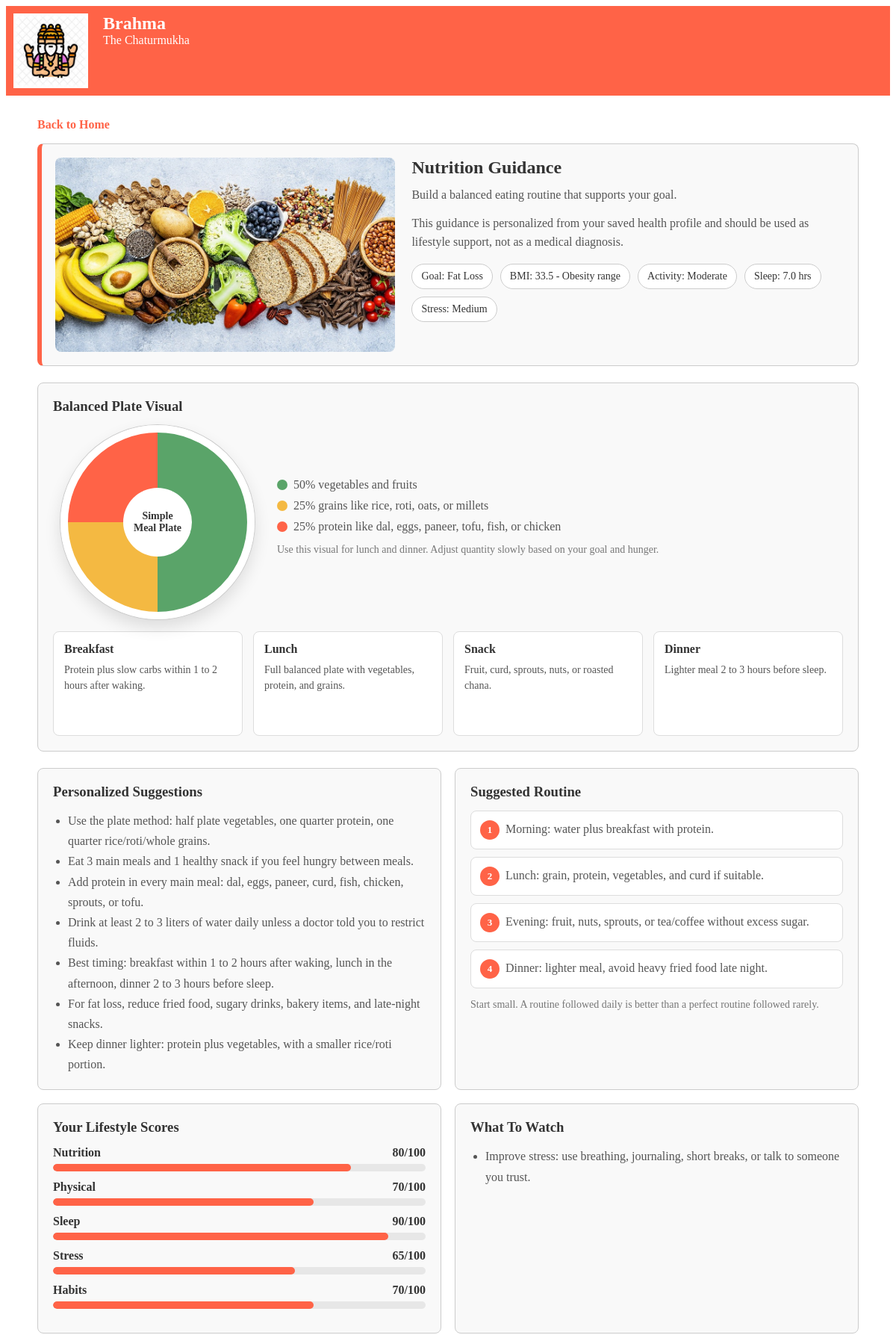
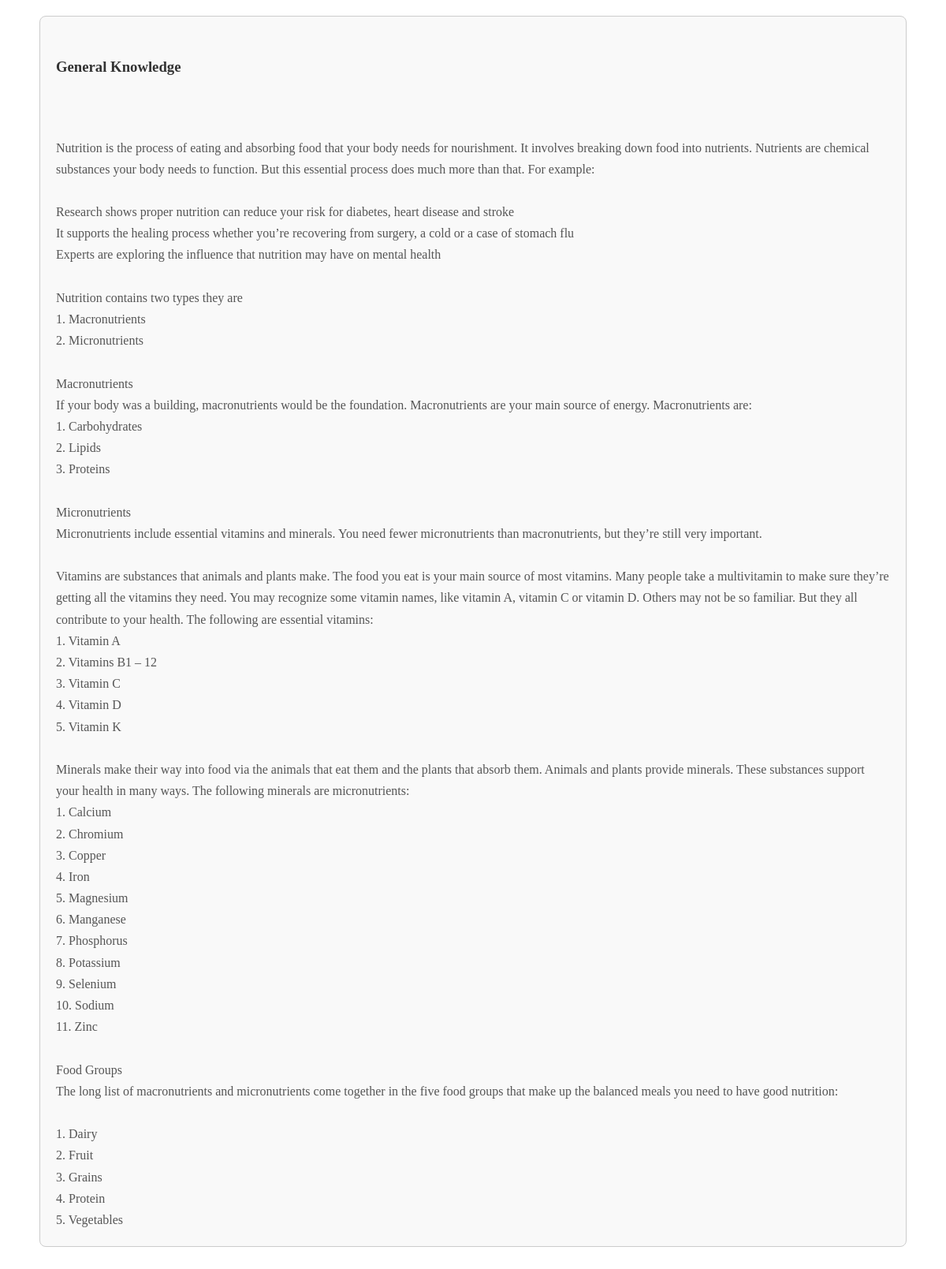
Page /nutrition (signed in) on the committed database (2 pictures, top to bottom).
### tables this page shows
CREATE TABLE health_profiles (
                  id integer primary key autoincrement,
                  user_id integer not null unique,
                  age integer not null,
                  gender text not null,
                  height real not null,
                  weight real not null,
                  goal text not null,
                  activity_level text not null,
                  sleep_hours real not null,
                  stress_level text not null,
                  food_habit text,
                  water_intake real,
                  smoking text,
                  alcohol text,
                  medical_conditions text,
                  foreign key (user_id) references users(id)
                  );

### app.py (the view)
@app.route('/nutrition')
def nutrition():
    return show_guidance('nutrition')

### app.py (called while the page is built)
def get_health_profile(user_id):
    conn = sqlite3.connect("database.db")
    conn.row_factory = sqlite3.Row
    cursor = conn.cursor()
    cursor.execute(
        "select * from health_profiles where user_id=?",
        (user_id,)
    )
    profile = cursor.fetchone()
    conn.close()
    return profile

def read_static_text(filename):
    with io.open(os.path.join('static', filename), 'r', encoding='utf-8') as file:
        return file.read()

### templates/guidance.html (shortened to what this page needs)
{% extends "base.html" %}
{% block content %}
<div class="guidance-page">
    <a href="/home" class="back-link">Back to Home</a>
    <div class="hero-panel">
        <img src="{{ url_for('static', filename=page.image) }}">
        <div class="hero-content">
            <h2>{{ page.title }}</h2>
            <p>{{ guidance.focus }}</p>
            <p>
                This guidance is personalized from your saved health profile and should be used
                as lifestyle support, not as a medical diagnosis.
            </p>
            <div class="profile-tags">
                <span class="tag">Goal: {{ profile['goal'].replace('_', ' ').title() }}</span>
                <span class="tag">BMI: {{ guidance.analysis.bmi }} - {{ guidance.analysis.bmi_status }}</span>
                <span class="tag">Activity: {{ profile['activity_level'].title() }}</span>
                <span class="tag">Sleep: {{ profile['sleep_hours'] }} hrs</span>
                <span class="tag">Stress: {{ profile['stress_level'].title() }}</span>
            </div>
        </div>
    </div>
    <div class="visual-board">
        {% if page.category == 'nutrition' %}
        <h3>Balanced Plate Visual</h3>
        <div class="plate-layout">
            <div class="plate">
                <div class="plate-center">Simple Meal Plate</div>
            </div>
            <div>
                <div class="legend-row"><span class="legend-dot green"></span>50% vegetables and fruits</div>
                <div class="legend-row"><span class="legend-dot yellow"></span>25% grains like rice, roti, oats, or millets</div>
                <div class="legend-row"><span class="legend-dot red"></span>25% protein like dal, eggs, paneer, tofu, fish, or chicken</div>
                <p class="health-note">Use this visual for lunch and dinner. Adjust quantity slowly based on your goal and hunger.</p>
            </div>
        </div>
        <div class="visual-grid" style="margin-top: 16px;">
            <div class="visual-tile"><strong>Breakfast</strong><span>Protein plus slow carbs within 1 to 2 hours after waking.</span></div>
            <div class="visual-tile"><strong>Lunch</strong><span>Full balanced plate with vegetables, protein, and grains.</span></div>
            <div class="visual-tile"><strong>Snack</strong><span>Fruit, curd, sprouts, nuts, or roasted chana.</span></div>
            <div class="visual-tile"><strong>Dinner</strong><span>Lighter meal 2 to 3 hours before sleep.</span></div>
        </div>
        {% endif %}
    </div>
    <div class="guidance-grid">
        <div class="guidance-card">
            <h3>Personalized Suggestions</h3>
            <ul class="guidance-list">
                {% for recommendation in guidance.recommendations %}
                <li>{{ recommendation }}</li>
                {% endfor %}
            </ul>
        </div>
        <div class="guidance-card">
            <h3>Suggested Routine</h3>
            <div class="action-list">
                {% for item in guidance.routine %}
                <div class="action-item"><strong>{{ loop.index }}</strong>{{ item }}</div>
                {% endfor %}
            </div>
            <p class="health-note">
                Start small. A routine followed daily is better than a perfect routine followed rarely.
            </p>
        </div>
        <div class="guidance-card">
            <h3>Your Lifestyle Scores</h3>
            {% for item in guidance.analysis.scores %}
            <div class="score-row">
                <div class="score-top">
                    <span>{{ item.name }}</span>
                    <span>{{ item.score }}/100</span>
                </div>
                <div class="score-bar">
                    <div class="score-fill" data-score="{{ item.score }}"></div>
                </div>
            </div>
            {% endfor %}
        </div>
        <div class="guidance-card">
            <h3>What To Watch</h3>
            <ul class="guidance-list">
                {% for suggestion in guidance.analysis.suggestions %}
                <li>{{ suggestion }}</li>
                {% endfor %}
            </ul>
        </div>
    </div>
    <div class="general-text">
        <h3>General Knowledge</h3>
        {{ general_text }}
    </div>
</div>
{% endblock %}

### templates/guidance.html (style rules this page uses)
.guidance-page { max-width: 1100px; margin: 30px auto; padding: 0 20px; }
.back-link { display: inline-block; margin-bottom: 16px; color: tomato; font-weight: bold; text-decoration: none; }
.hero-panel { display: grid; grid-template-columns: 1.1fr 1.4fr; gap: 22px; align-items: stretch; border: 1px solid #ccc; border-left: 6px solid tomato; border-radius: 8px; background-color: #f9f9f9; padding: 18px; margin-bottom: 22px; }
.hero-panel img { width: 100%; height: 260px; object-fit: cover; border-radius: 8px; }
.hero-content h2 { margin: 0 0 10px; color: #333; }
.hero-content p { color: #555; line-height: 1.6; margin: 0 0 12px; }
.profile-tags { display: flex; flex-wrap: wrap; gap: 10px; margin-top: 16px; }
.tag { border: 1px solid #ccc; border-radius: 20px; background-color: white; color: #333; padding: 8px 12px; font-size: 14px; }
.guidance-grid { display: grid; grid-template-columns: 1fr 1fr; gap: 18px; margin-bottom: 22px; }
.guidance-card { border: 1px solid #ccc; border-radius: 8px; background-color: #f9f9f9; padding: 20px; }
.guidance-card h3 { margin: 0 0 14px; color: #333; }
.visual-board { border: 1px solid #ccc; border-radius: 8px; background-color: #f9f9f9; padding: 20px; margin-bottom: 22px; }
.visual-board h3 { margin: 0 0 14px; color: #333; }
.visual-grid { display: grid; grid-template-columns: repeat(4, 1fr); gap: 14px; }
.visual-tile { border: 1px solid #ddd; border-radius: 8px; background-color: white; padding: 14px; min-height: 110px; }
.visual-tile strong { display: block; color: #333; margin-bottom: 8px; }
.visual-tile span { color: #555; line-height: 1.5; font-size: 14px; }
.plate-layout { display: grid; grid-template-columns: 280px 1fr; gap: 20px; align-items: center; }
.plate { width: 240px; height: 240px; border-radius: 50%; margin: auto; border: 10px solid white; box-shadow: 0 0 0 1px #ccc, 0 10px 22px rgba(0, 0, 0, 0.12); background: conic-gradient(#5aa469 0 50%, #f4b942 50% 75%, tomato 75% 100%); position: relative; }
.plate-center { position: absolute; inset: 74px; display: grid; place-items: center; text-align: center; border-radius: 50%; background-color: white; color: #333; font-weight: bold; font-size: 14px; padding: 10px; }
.legend-row { display: flex; align-items: center; gap: 8px; margin-bottom: 10px; color: #555; }
.legend-dot { width: 14px; height: 14px; border-radius: 50%; display: inline-block; }
.green { background-color: #5aa469; }
.yellow { background-color: #f4b942; }
.red { background-color: tomato; }
.guidance-list { margin: 0; padding-left: 20px; color: #555; line-height: 1.7; }
.action-list { display: grid; gap: 10px; }
.action-item { border: 1px solid #ddd; border-radius: 8px; background-color: white; padding: 12px; color: #555; line-height: 1.5; }
.action-item strong { display: inline-grid; place-items: center; width: 26px; height: 26px; margin-right: 8px; border-radius: 50%; background-color: tomato; color: white; font-size: 13px; }
.score-row { margin-bottom: 12px; }
.score-top { display: flex; justify-content: space-between; color: #333; font-weight: bold; margin-bottom: 6px; }
.score-bar { height: 10px; background-color: #e7e7e7; border-radius: 20px; overflow: hidden; }
.score-fill { height: 100%; background-color: tomato; border-radius: 20px; }
.general-text { border: 1px solid #ccc; border-radius: 8px; background-color: #f9f9f9; padding: 20px; color: #555; line-height: 1.7; white-space: pre-line; }
.general-text h3 { color: #333; margin-top: 0; }
.health-note { color: #777; font-size: 14px; margin-top: 14px; }

### rows in the picture
health_profiles: goal.replace "Fat Loss", activity_level "Moderate", sleep_hours "7.0", stress_level "Medium"

### other values in the picture
{{ page.title }} "Nutrition Guidance"
{{ guidance.focus }} "Build a balanced eating routine that supports your goal."
{{ guidance.analysis.bmi }} "33.5"
{{ guidance.analysis.bmi_status }} "Obesity range"
{{ recommendation }} "Use the plate method: half plate vegetables, one quarter protein, one quarter rice/roti/whole grains." "Eat 3 main meals and 1 healthy snack if you feel hungry between meals." "Add protein in every main meal: dal, eggs, paneer, curd, fish, chicken, sprouts, or tofu." "Drink at least 2 to 3 liters of water daily unless a doctor told you to restrict fluids." "Best timing: breakfast within 1 to 2 hours after waking, lunch in the afternoon, dinner 2 to 3 hours before sleep." "For fat loss, reduce fried food, sugary drinks, bakery items, and late-night snacks." "Keep dinner lighter: protein plus vegetables, with a smaller rice/roti portion."
{{ item }} "Morning: water plus breakfast with protein." "Lunch: grain, protein, vegetables, and curd if suitable." "Evening: fruit, nuts, sprouts, or tea/coffee without excess sugar." "Dinner: lighter meal, avoid heavy fried food late night."
{{ item.name }} "Nutrition" "Physical" "Sleep" "Stress" "Habits"
{{ item.score }} "80" "70" "90" "65" "70"
{{ suggestion }} "Improve stress: use breathing, journaling, short breaks, or talk to someone you trust."
